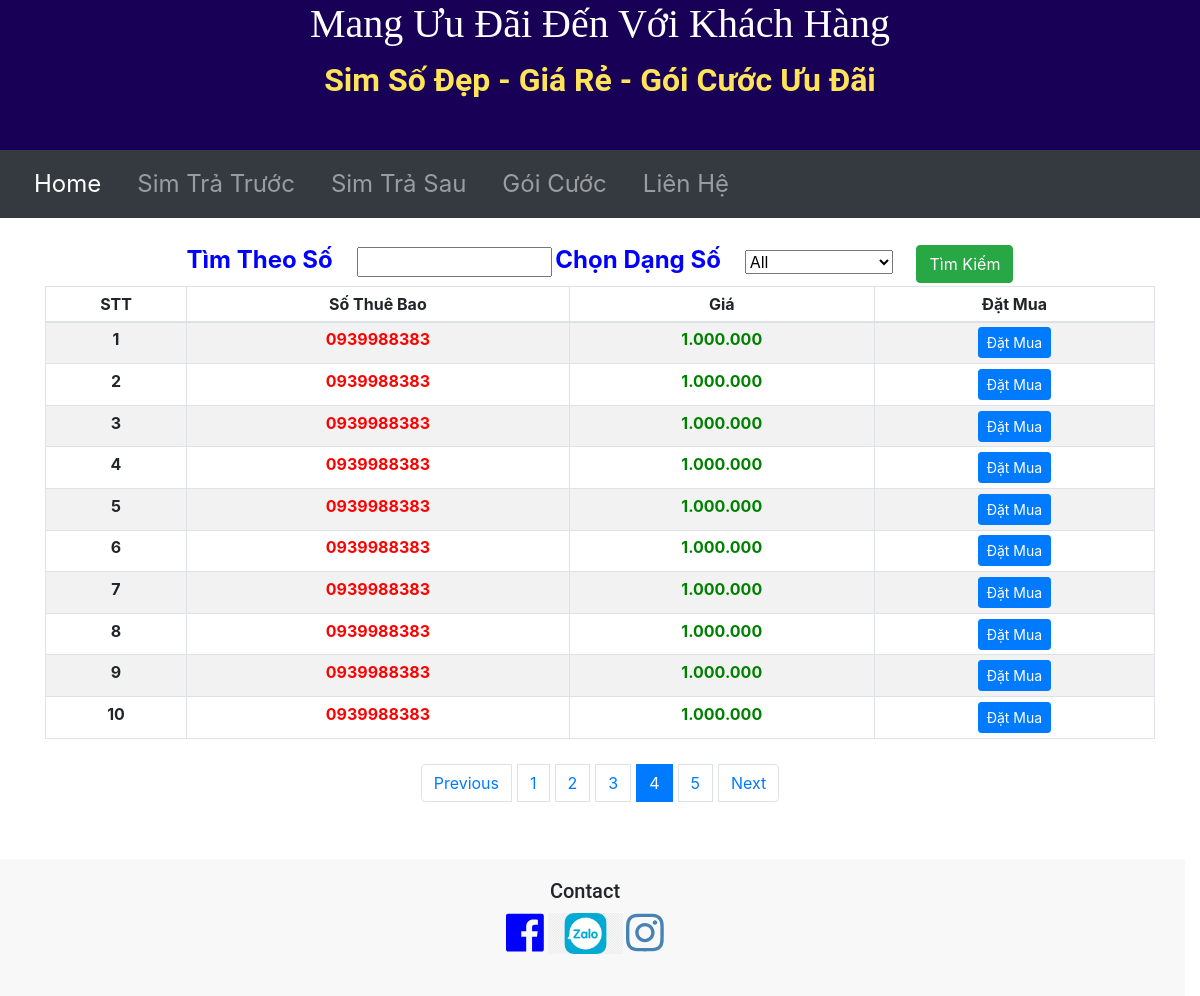
/tratruoc/4?dangso=All&socantim=, run on the app's committed database.
### main.py (models this page shows)
class SimSo(db.Model):
    id = db.Column(db.Integer, primary_key=True)
    sothuebao = db.Column(db.String(250), nullable=False)
    gia = db.Column(db.String(250), nullable=False)
    dangso = db.Column(db.String(250), nullable=False)

### main.py (the view, shortened to what this page needs)
@app.route("/tratruoc", methods=['GET', 'POST'], defaults={"page": 1})
@app.route('/tratruoc/<int:page>',methods=["GET","POST"])
def tratruoc(page):
    page = page
    pages = 10
    all_sim = SimSo.query.paginate(page,pages,error_out=False)
    dangso = request.args.get('dangso')
    socantim = request.args.get('socantim')
    if dangso != "" and dangso !=None and dangso != "All":
        all_sim = SimSo.query.filter_by(dangso=dangso).paginate(page, pages, error_out=False)
        return render_template('tratruoc.html', all_sim=all_sim, dangso=dangso)
    elif socantim != "" and socantim != None:
        search = "%{}%".format(socantim)
        all_sim = SimSo.query.filter(SimSo.sothuebao.like(search)).paginate(page, pages, error_out=False)
        return render_template('tratruoc.html', all_sim=all_sim, socantim=socantim)
    return render_template('tratruoc.html', all_sim = all_sim, dangso="All")

### templates/tratruoc.html (shortened to what this page needs)
{% include "header.html" %}
<!DOCTYPE html>
<html lang="en" dir="ltr">
<head>
  <link href="{{ url_for('static', filename='css/styles.css')}}" rel="stylesheet">
  <link rel="stylesheet" href="https://cdn.jsdelivr.net/npm/bootstrap@4.6.0/dist/css/bootstrap.min.css">
</head>
<body>
<div class="container ">
  <form class="timso" action="" method="post">
      <div class="col-lg-12">
          <label for=""class="chonsim">Tìm Theo Số</label>
          <input type="text" size="14" name="socantim" value="{{socantim}}" class="btn-timso">
    <label for="cars" class="chonsim">Chọn Dạng Số</label>
    <select name="cars" id="cars" >
      <option  value="{{dangso}}">{{ dangso }}</option>
    </select>
      <button type="submit" class="btn btn-success">Tìm Kiếm</button><br>
  </div>
  </form>
  <div class="bang-tt">
    <table class="table table-sm table-bordered table-striped">
      <thead>
        <tr>
          <th scope="col-3">STT</th>
          <th scope="col-3">Số Thuê Bao</th>
          <th scope="col-3">Giá</th>
          <th scope="col-3">Đặt Mua</th>
        </tr>
      </thead>
      <tbody>
        {% for sim in all_sim.items %}
        <tr>
          <th scope="row">{{loop.index}}</th>
          <td class="stb">{{ sim.sothuebao }}</td>
          <td class="price">{{ sim.gia }}</td>
          <td><a href="{{url_for('show_tt', stb=sim.sothuebao, gia = sim.gia) }}"><button type="submit" class="btn btn-primary btn-sm">Đặt Mua </button></a></td>
        </tr>
      {% endfor %}
      </tbody>
    </table>
    <form>
    <nav aria-label="Page navigation example">
  <ul class="pagination justify-content-center">
    {% if all_sim.has_prev %}
      <li class="page-item"><a class="page-link" href="{{ url_for('tratruoc', page=all_sim.prev_num, dangso=dangso, socantim=socantim) }}">Previous</a></li>
    {% else %}
      <li class="page-item"><a class="page-link" href="">Previous</a></li>
    {% endif %}
    {% for page in all_sim.iter_pages(left_edge=2, right_edge=1,left_current=1, right_current=1) %}
     {% if page %}
        {% if page==all_sim.page %}
          <li class="page-item active" ><a class="page-link" href="{{ url_for('tratruoc', page=page, dangso=dangso, socantim=socantim) }}" >{{ page }}</a></li>
        {% else %}
          <li class="page-item" ><a class="page-link" href="{{ url_for('tratruoc', page=page, dangso=dangso, socantim=socantim) }}" >{{ page }}</a></li>
        {% endif %}
      {% else %}
          <li class="page-item disabled" ><a class="page-link" href="" >...</a></li>
    {% endif %}
     {% endfor %}
    {% if all_sim.has_next %}
      <li class="page-item"><a class="page-link" href="{{ url_for('tratruoc', page=all_sim.next_num, dangso=dangso, socantim=socantim) }}">Next</a></li>
    {% else %}
      <li class="page-item"><a class="page-link" href="">Next</a></li>
    {% endif %}
  </ul>
</nav>
      </form>
  </div>
</div>
</body>
{% include "footer.html" %}
</html>

### static/css/styles.css (style rules this page uses)
body { font-size: 16px; font-family: 'Merriweather', serif; position: relative; padding-left: 0px; }
.page-item { margin: 5px 3px 5px 3px; }
.bang-tt { width: 45%; margin: auto; margin-top: 1%; }
.stb { color: red; font-weight: bold; }
.price { color: green; font-weight:bolder; }
.timso { color: blue; font-weight: bolder; font-size: 1rem; text-align: center; }
.chonsim { padding-right: 20px; font-size: 1.5rem; }
#cars { margin-right: 20px; padding-right: 40px; }
.pagination { margin-top: 20px; }
.container { position: relative; text-align: center; margin-top: 2%; }
@media screen and (max-width: 1200px) { .bang-tt { font-size: 1rem; width: 100%; margin:auto; } }

### data on the page
SimSo: sothuebao "0939988383", gia "1.000.000"
SimSo: sothuebao "0939988383", gia "1.000.000"
SimSo: sothuebao "0939988383", gia "1.000.000"
SimSo: sothuebao "0939988383", gia "1.000.000"
SimSo: sothuebao "0939988383", gia "1.000.000"
SimSo: sothuebao "0939988383", gia "1.000.000"
SimSo: sothuebao "0939988383", gia "1.000.000"
SimSo: sothuebao "0939988383", gia "1.000.000"
SimSo: sothuebao "0939988383", gia "1.000.000"
SimSo: sothuebao "0939988383", gia "1.000.000"

### other printed values
{{ page }} "1" "2" "3" "5"
{{ page }} "4"
form field cars "All"
